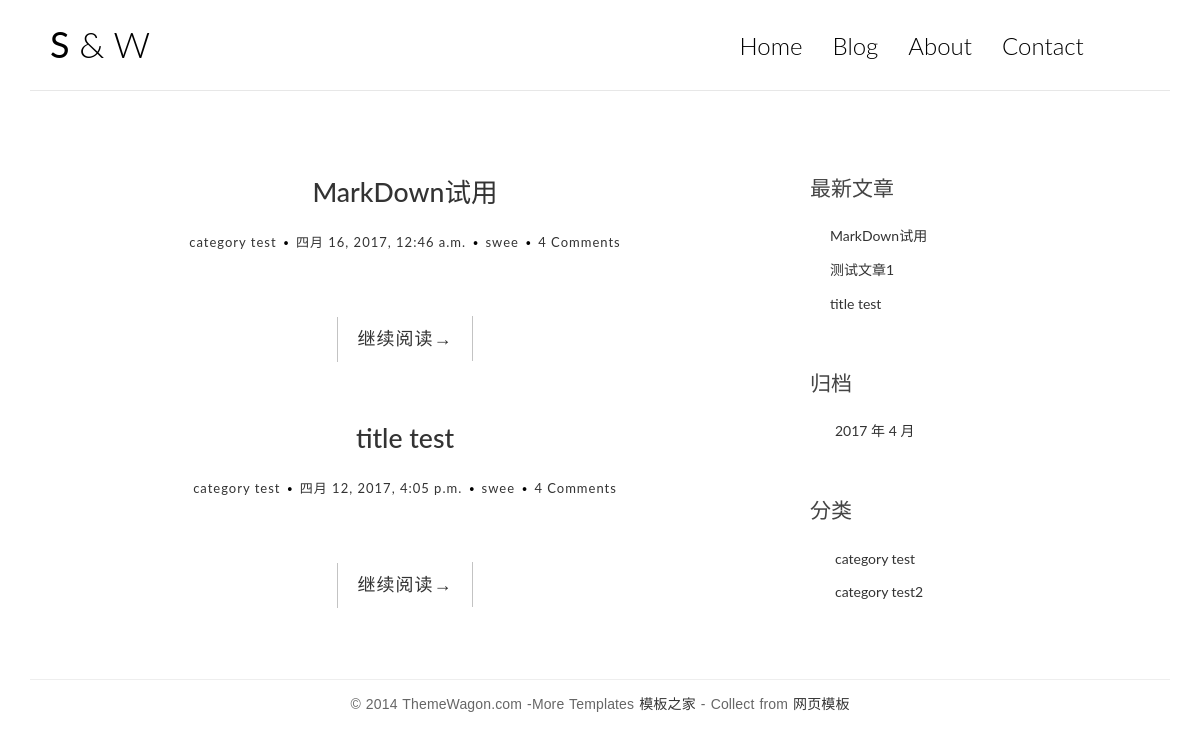
Page /category/1/ on the committed database.
### blog/models.py (models this page shows, shortened)
class Post(models.Model):
    class Meta:
        ordering = ['-created_time']
    title = models.CharField(max_length=70)
    body = models.TextField()
    created_time = models.DateTimeField()
    modified_time = models.DateTimeField()
    excerpt = models.CharField(max_length=200, blank=True)
    category = models.ForeignKey(Category)
    tags = models.ManyToManyField(Tag, blank=True)
    author = models.ForeignKey(User)
    def get_absolute_url(self):
        return reverse('blog:detail',kwargs={'pk':self.pk})

class Category(models.Model):
    name = models.CharField(max_length=100)

### blog/views.py (the view)
# urls.py: url(r'^category/(?P<pk>[0-9]+)/$',views.category,name='category'),
def category(request,pk):
    cate = get_object_or_404(Category,pk=pk)
    post_list = Post.objects.filter(category=cate)
    return render(request,'blog/index.html',context={'post_list':post_list})

### blog/templatetags/blog_tags.py (called while the page is built)
@register.simple_tag
def get_recent_posts(num=5):
    return Post.objects.all()[:num]

@register.simple_tag
def archives():
    return Post.objects.dates('created_time', 'month', order='DESC')

@register.simple_tag
def get_categories():
    return Category.objects.all()

### template/blog/index.html (shortened to what this page needs)
{%extends 'base.html' %}
{%block main%}
	{% for post in post_list %}
		<article class="post post-1">
			<header class="entry-header">
				<h1 class="entry-title">
					<a href="{{post.get_absolute_url}}">{{post.title}}</a>
				</h1>
				<div class="entry-meta">
					<span class="post-category"><a href="#">{{post.category.name}}</a></span>
					<span class="post-date"><a href="#"><time class="entry-date" datetime="{{post.created_time}}">{{post.created_time}}</time></a></span>
					<span class="post-author"><a href="#">{{post.author}}</a></span>
					<span class="comments-link"><a href="#">4 Comments</a></span>
				</div>
			</header>
			<div class="entry-content clearfix">
				<div class="read-more cl-effect-14">
					<a href="{{post.get_absolute_url}}" class="more-link">继续阅读<span class="meta-nav">→</span></a>
				</div>
			</div>
		</article>
	{%empty%}
		<div class="no-post">暂时没有发布文章!</div>
	{%endfor%}
{%endblock main%}

### template/base.html (shortened to what this page needs)
{% load blog_tags %}
<!DOCTYPE html>
<html>
	<head>
		{% load staticfiles %}
		<link rel="stylesheet" href="{% static 'blog/css/bootstrap.min.css' %}">
		<link rel="stylesheet" href="http://code.ionicframework.com/ionicons/2.0.1/css/ionicons.min.css">
		<link rel="stylesheet" href="{% static 'blog/css/pace.css' %}">
	    <link rel="stylesheet" href="{% static 'blog/css/custom.css' %}">
		<link rel="stylesheet" href="{% static 'blog/css/friendly.css' %}">
	</head>
	<body>
		<div class="container">
			<header id="site-header">
				<div class="row">
					<div class="col-md-4 col-sm-5 col-xs-8">
						<div class="logo">
							<h1><a href="index.html"><b>S</b> &amp; W</a></h1>
						</div>
					</div>
					<div class="col-md-8 col-sm-7 col-xs-4">
						<nav class="main-nav" role="navigation">
							<div class="collapse navbar-collapse" id="bs-example-navbar-collapse-1">
  								<ul class="nav navbar-nav navbar-right">
    								<li class="cl-effect-11"><a href="index.html" data-hover="Home">Home</a></li>
    								<li class="cl-effect-11"><a href="index.html" data-hover="Blog">Blog</a></li>
    								<li class="cl-effect-11"><a href="about.html" data-hover="About">About</a></li>
    								<li class="cl-effect-11"><a href="contact.html" data-hover="Contact">Contact</a></li>
  								</ul>
							</div>
						</nav>
					</div>
				</div>
			</header>
		</div>
		<div class="content-body">
			<div class="container">
				<div class="row">
					<main class="col-md-8">
						{% block main %}
						{% endblock main%}
					</main>
					<aside class="col-md-4">
						<div class="widget widget-recent-posts">
							<h3 class="widget-title">最新文章</h3>
							{% get_recent_posts as recent_post_list %}
							<ul>
								{% for post in recent_post_list %}
								<li>
									<a href={{post.get_absolute_url}}>{{post.title}}</a>
								</li>
								{% endfor %}
							</ul>
						</div>
						<div class="widget widget-archives">
						  <h3 class="widget-title">归档</h3>
						  {% archives as date_list %}
						  <ul>
							{% for date in date_list %}
							<li>
							  <a href="{%url 'blog:archives' date.year date.month %}">{{ date.year }} 年 {{ date.month }} 月</a>
							</li>
							{% endfor %}
						  </ul>
						</div>
						<div class="widget widget-category">
						  <h3 class="widget-title">分类</h3>
						  {% get_categories as category_list %}
						  <ul>
							{% for category in category_list %}
							<li>
							  <a href="{% url 'blog:category' category.pk %}">{{ category.name }}</a>
							</li>
							{% endfor %}
						  </ul>
						</div>
					</aside>
				</div>
			</div>
		</div>
		<footer id="site-footer">
			<div class="container">
				<div class="row">
					<div class="col-md-12">
						<p class="copyright">&copy; 2014 ThemeWagon.com -More Templates <a href="http://www.cssmoban.com/" target="_blank" title="模板之家">模板之家</a> - Collect from <a href="http://www.cssmoban.com/" title="网页模板" target="_blank">网页模板</a></p>
					</div>
				</div>
			</div>
		</footer>
	</body>
</html>

### blog/static/blog/css/custom.css (style rules this page uses)
* { outline: none; }
h1, h2, h3, h4, h5, h6 { margin-top: 0; }
b { font-weight: 400; }
a { color: #333; }
body { color: #444; font-family: 'Lato', sans-serif; }
p { font-family: 'Ubuntu', sans-serif; font-weight: 400; word-spacing: 1px; letter-spacing: 0.01em; }
#site-header { background-color: #FFF; padding: 25px 20px; margin-bottom: 40px; border-bottom: 1px solid #e7e7e7; }
.logo h1 a { color: #000; }
.logo h1 { margin: 0; font-family: 'Lato', sans-serif; font-weight: 300; }
.main-nav { margin-top: 11px; max-width: 95%; }
.main-nav a { color: #000000 !important; padding: 0 0 5px 0 !important; margin-right: 30px; font-family: 'Lato', sans-serif; font-weight: 300; font-size: 24px; }
.cl-effect-11 a { padding: 10px 0; color: #0972b4; text-shadow: none; }
.cl-effect-11 a::before { position: absolute; top: 0; left: 0; overflow: hidden; padding: 0 0 5px 0 !important; max-width: 0; border-bottom: 1px solid #000; color: #000; content: attr(data-hover); -webkit-transition: max-width 0.5s; -moz-transition: max-width 0.5s; transition: max-width 0.5s; }
.content-body { padding-bottom: 4em; }
.post, .comment-area { background: #fff; padding: 30px 30px 0; }
.entry-title { text-align: center; font-size: 1.9em; margin-bottom: 20px; line-height: 1.6; padding: 10px 20px 0; }
.entry-meta { text-align: center; color: #DDDDDD; font-size: 13px; letter-spacing: 1px; margin-bottom: 30px; }
.entry-content { font-size: 18px; line-height: 1.9; font-weight: 300; color: #000; }
.post-category, .post-date, .post-author { position: relative; padding-right: 15px; }
.post-category::after, .post-date::after, .post-author::after { position: absolute; content: '.'; color: #000; font-size: 30px; top: -22px; right: 1px; }
.read-more { font-family: 'Ubuntu', sans-serif; font-weight: 400; word-spacing: 1px; letter-spacing: 0.01em; text-align: center; margin-top: 20px; }
.cl-effect-14 a { padding: 0 20px; height: 45px; line-height: 45px; position: relative; display: inline-block; margin: 15px 25px; letter-spacing: 1px; font-weight: 400; text-shadow: 0 0 1px rgba(255,255,255,0.3); }
.cl-effect-14 a::before, .cl-effect-14 a::after { position: absolute; width: 45px; height: 1px; background: #C3C3C3; content: ''; -webkit-transition: all 0.3s; -moz-transition: all 0.3s; transition: all 0.3s; pointer-events: none; }
.cl-effect-14 a::before { top: 0; left: 0; -webkit-transform: rotate(90deg); -moz-transform: rotate(90deg); transform: rotate(90deg); -webkit-transform-origin: 0 0; -moz-transform-origin: 0 0; transform-origin: 0 0; }
.cl-effect-14 a::after { right: 0; bottom: 0; -webkit-transform: rotate(90deg); -moz-transform: rotate(90deg); transform: rotate(90deg); -webkit-transform-origin: 100% 0; -moz-transform-origin: 100% 0; transform-origin: 100% 0; }
.widget { background: #fff; padding: 30px 0 0; }
.widget-title { font-size: 1.5em; margin-bottom: 20px; line-height: 1.6; padding: 10px 0 0; font-weight: 400; }
.widget-recent-posts ul { padding: 0; margin: 0; padding-left: 20px; }
.widget-recent-posts ul li { list-style-type: none; position: relative; line-height: 170%; margin-bottom: 10px; }
.widget-recent-posts ul li::before { content: '\f3d3'; font-family: "Ionicons"; position: absolute; left: -17px; top: 3px; font-size: 16px; color: #000; }
.widget-archives ul { padding: 0; margin: 0; padding-left: 25px; }
.widget-archives ul li { list-style-type: none; position: relative; line-height: 170%; margin-bottom: 10px; }
.widget-archives ul li::before { content: '\f3f3'; font-family: "Ionicons"; position: absolute; left: -25px; top: 1px; font-size: 16px; color: #000; }
.widget-category ul { padding: 0; margin: 0; padding-left: 25px; }
.widget-category ul li { list-style-type: none; position: relative; line-height: 170%; margin-bottom: 10px; }
.widget-category ul li::before { content: '\f3fe'; font-family: "Ionicons"; position: absolute; left: -25px; top: 1px; font-size: 18px; color: #000; }
#site-footer { padding-top: 10px; padding: 0 0 1.5em 0; }
.copyright { text-align: center; padding-top: 1em; margin: 0; border-top: 1px solid #eee; color: #666; }

### rows in the picture
Post: title "MarkDown试用", category.name "category test", created_time "四月 16, 2017, 12:46 a.m.", author "swee"
Post: title "title test", category.name "category test", created_time "四月 12, 2017, 4:05 p.m.", author "swee"
Post: title "测试文章1"
Category: name "category test"
Category: name "category test2"

### other values in the picture
{{ date.year }} "2017"
{{ date.month }} "4"
